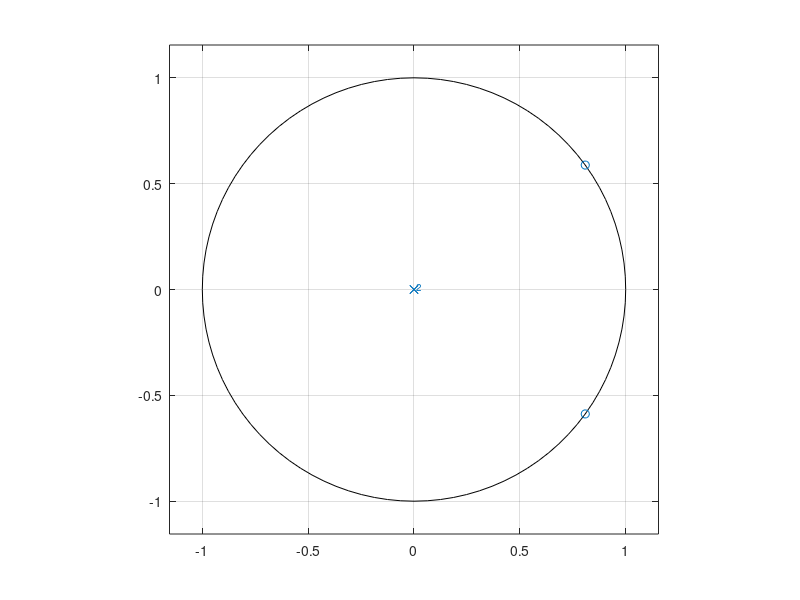
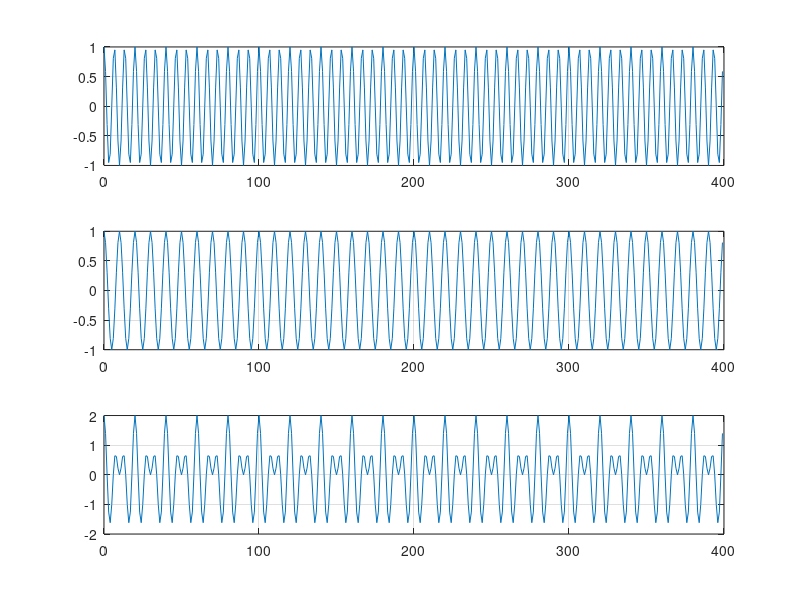
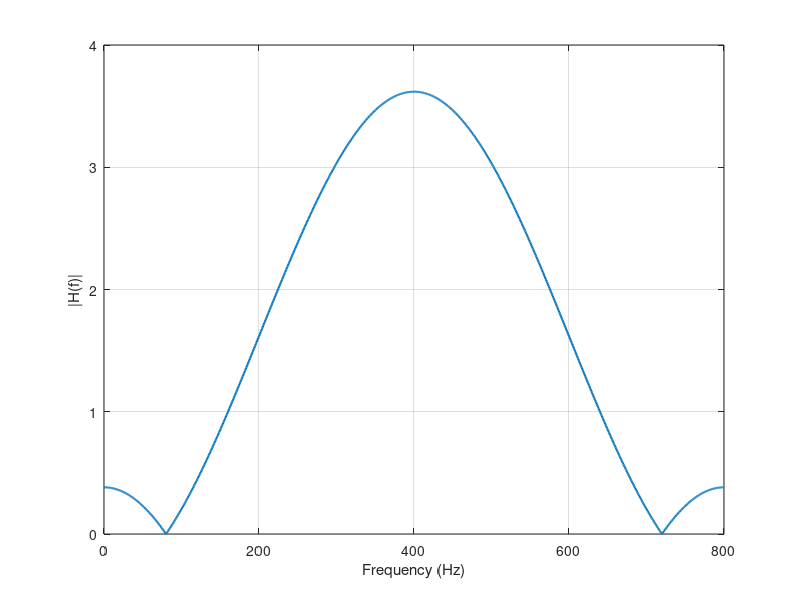
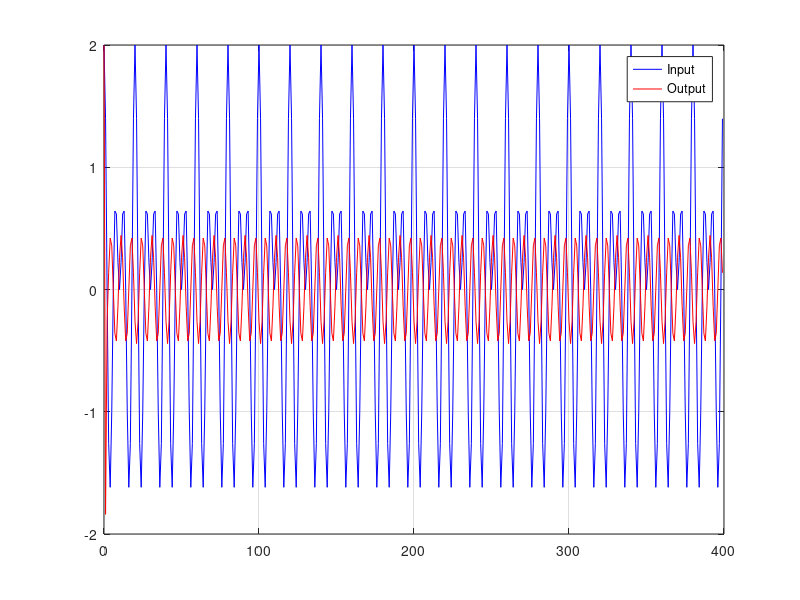

MATLAB code to generate these figures, in order:
clc;
clear;
close all;

Fs = 800;
T = 1/Fs;
n = 0:399;

f1 = 120;
f2 = 80;

x1 = cos(2*pi*f1*n*T);
x2 = cos(2*pi*f2*n*T);
x  = x1 + x2;

w0 = 2*pi*f2/Fs;
h = [1 -2*cos(w0) 1];

N = 1024;
H = fft(h,N);
f = (0:N-1)*(Fs/N);

y = conv(x,h);
y = y(1:length(x));

X = abs(fft(x,N));
Y = abs(fft(y,N));

figure;
zplane(h,1);
grid on




figure;
subplot(3,1,1)
plot(n,x1)
grid on
subplot(3,1,2)
plot(n,x2)
grid on
subplot(3,1,3)
plot(n,x)
grid on

figure;
plot(f,abs(H),'LineWidth',1.5)
xlabel('Frequency (Hz)')
ylabel('|H(f)|')
grid on

figure;
plot(n,x,'b')
hold on
plot(n,y,'r')
grid on
legend('Input','Output')

figure;
subplot(2,1,1)
stem(f,X,'filled')
xlim([0 Fs/2])
grid on
subplot(2,1,2)
stem(f,Y,'filled')
xlim([0 Fs/2])
grid on
